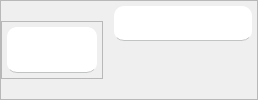
           <widget class="QFrame" name="top_frame">
            <property name="styleSheet">
             <string notr="true">#top_frame{
background-color: #efefef;
border-radius: 10px;
}

QPushButton {
border-radius: 10px;
padding: 5px;
}
QPushButton:hover{
background-color: #e8e8e8;
}</string>
            </property>
            <property name="frameShape">
             <enum>QFrame::StyledPanel</enum>
            </property>
            <property name="frameShadow">
             <enum>QFrame::Raised</enum>
            </property>
            <layout class="QHBoxLayout" name="horizontalLayout_3">
             <property name="leftMargin">
              <number>0</number>
             </property>
             <property name="topMargin">
              <number>0</number>
             </property>
             <property name="rightMargin">
              <number>0</number>
             </property>
             <property name="bottomMargin">
              <number>0</number>
             </property>
             <item alignment="Qt::AlignVCenter">
              <widget class="QFrame" name="menu_btn_frame">
               <property name="styleSheet">
                <string notr="true"/>
               </property>
               <property name="frameShape">
                <enum>QFrame::StyledPanel</enum>
               </property>
               <property name="frameShadow">
                <enum>QFrame::Raised</enum>
               </property>
               <layout class="QHBoxLayout" name="horizontalLayout_4">
                <property name="spacing">
                 <number>0</number>
                </property>
                <property name="leftMargin">
                 <number>0</number>
                </property>
                <property name="topMargin">
                 <number>0</number>
                </property>
                <property name="rightMargin">
                 <number>0</number>
                </property>
                <property name="bottomMargin">
                 <number>0</number>
                </property>
                <item alignment="Qt::AlignLeft|Qt::AlignVCenter">
                 <widget class="QPushButton" name="disp_menu_btn">
                  <property name="sizePolicy">
                   <sizepolicy hsizetype="Maximum" vsizetype="Maximum">
                    <horstretch>0</horstretch>
                    <verstretch>0</verstretch>
                   </sizepolicy>
                  </property>
                  <property name="minimumSize">
                   <size>
                    <width>100</width>
                    <height>0</height>
                   </size>
                  </property>
                  <property name="maximumSize">
                   <size>
                    <width>166600</width>
                    <height>16777215</height>
                   </size>
                  </property>
                  <property name="cursor">
                   <cursorShape>PointingHandCursor</cursorShape>
                  </property>
                  <property name="styleSheet">
                   <string notr="true">#disp_menu_btn{
height: 35px;
margin: 5px;
background-color: white;
border-bottom: 1px solid #C2C3C3;
}
#disp_menu_btn:hover{
background-color: #E0E0E0;
}
#disp_menu_btn:pressed{
padding-top: 7px;
padding-left: 5px;
}</string>
                  </property>
                  <property name="text">
                   <string/>
                  </property>
                  <property name="icon">
                   <iconset resource="res.qrc">
                    <normaloff>:/Icons/sprites/icons/menu.png</normaloff>:/Icons/sprites/icons/menu.png</iconset>
                  </property>
                  <property name="iconSize">
                   <size>
                    <width>40</width>
                    <height>40</height>
                   </size>
                  </property>
                 </widget>
                </item>
               </layout>
              </widget>
             </item>
             <item alignment="Qt::AlignRight|Qt::AlignTop">
              <widget class="QFrame" name="top_buttons">
               <property name="styleSheet">
                <string notr="true">#top_buttons{
margin:5px;
background-color: white;
border-radius: 10px;
border-bottom: 1px solid #C2C3C3;
}
QPushButton{
margin: 5px 2px;
}</string>
               </property>
               <property name="frameShape">
                <enum>QFrame::StyledPanel</enum>
               </property>
               <property name="frameShadow">
                <enum>QFrame::Raised</enum>
               </property>
               <layout class="QHBoxLayout" name="horizontalLayout_5">
                <property name="spacing">
                 <number>0</number>
                </property>
                <property name="leftMargin">
                 <number>0</number>
                </property>
                <property name="topMargin">
                 <number>0</number>
                </property>
                <property name="rightMargin">
                 <number>0</number>
                </property>
                <property name="bottomMargin">
                 <number>0</number>
                </property>
                <item>
                 <widget class="QPushButton" name="min_btn">
                  <property name="cursor">
                   <cursorShape>PointingHandCursor</cursorShape>
                  </property>
                  <property name="text">
                   <string/>
                  </property>
                  <property name="icon">
                   <iconset resource="res.qrc">
                    <normaloff>:/Icons/sprites/icons/minimize.svg</normaloff>:/Icons/sprites/icons/minimize.svg</iconset>
                  </property>
                  <property name="iconSize">
                   <size>
                    <width>32</width>
                    <height>32</height>
                   </size>
                  </property>
                 </widget>
                </item>
                <item>
                 <widget class="QPushButton" name="restore_size_btn">
                  <property name="cursor">
                   <cursorShape>PointingHandCursor</cursorShape>
                  </property>
                  <property name="styleSheet">
                   <string notr="true"/>
                  </property>
                  <property name="text">
                   <string/>
                  </property>
                  <property name="icon">
                   <iconset resource="res.qrc">
                    <normaloff>:/Icons/sprites/icons/maximize.svg</normaloff>:/Icons/sprites/icons/maximize.svg</iconset>
                  </property>
                  <property name="iconSize">
                   <size>
                    <width>32</width>
                    <height>32</height>
                   </size>
                  </property>
                 </widget>
                </item>
                <item>
                 <widget class="QPushButton" name="close_btn">
                  <property name="cursor">
                   <cursorShape>PointingHandCursor</cursorShape>
                  </property>
                  <property name="text">
                   <string/>
                  </property>
                  <property name="icon">
                   <iconset resource="res.qrc">
                    <normaloff>:/Icons/sprites/icons/close.svg</normaloff>:/Icons/sprites/icons/close.svg</iconset>
                  </property>
                  <property name="iconSize">
                   <size>
                    <width>32</width>
                    <height>32</height>
                   </size>
                  </property>
                 </widget>
                </item>
               </layout>
              </widget>
             </item>
            </layout>
           </widget>
